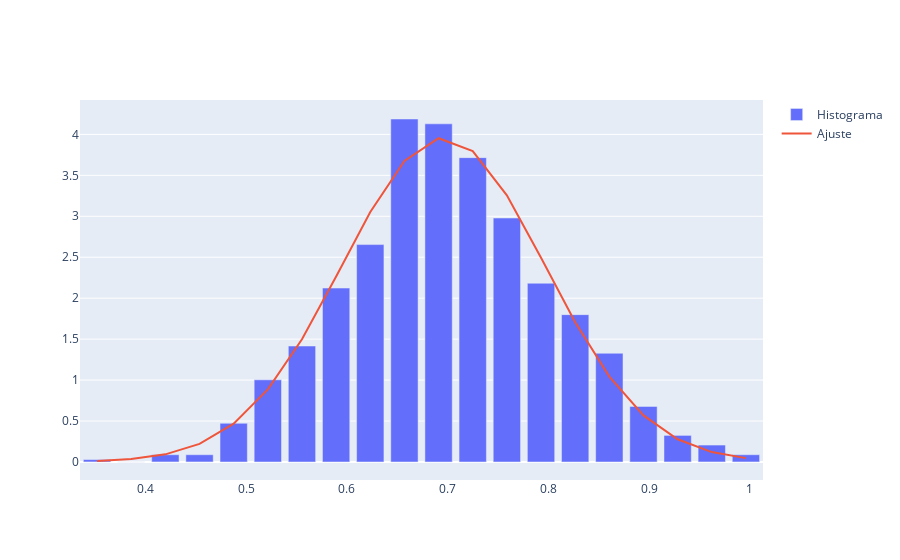

Source (notebook cell):
### Markdown cell above
## Grafico de ajuste con datos

### Code cell
fig = go.Figure()
fig.add_traces(go.Bar(x = new_bins,
                      y = dens_prob,
                      name = 'Histograma'))
fig.add_traces(go.Scatter(x = new_bins,
                          y = gauss(new_bins,popt[0],popt[1]), # Explico abajo que hago aca
                          name = 'Ajuste'))

### Figure 1 — Plotly figure (JSON) as saved in the notebook; plotly's stock layout.template omitted (floating-point values rounded to 4 significant figures)
{"data": [{"name": "Histograma", "type": "bar", "x": [0.352, 0.3859, 0.4198, 0.4537, 0.4876, 0.5215, 0.5554, 0.5893, 0.6232, 0.6571, 0.691, 0.725, 0.7589, 0.7928, 0.8267, 0.8606, 0.8945, 0.9284, 0.9623, 0.9962], "y": [0.02949, 0, 0.08848, 0.08848, 0.4719, 1.003, 1.416, 2.123, 2.654, 4.188, 4.129, 3.716, 2.979, 2.182, 1.799, 1.327, 0.6783, 0.3244, 0.2064, 0.08848]}, {"name": "Ajuste", "type": "scatter", "x": [0.352, 0.3859, 0.4198, 0.4537, 0.4876, 0.5215, 0.5554, 0.5893, 0.6232, 0.6571, 0.691, 0.725, 0.7589, 0.7928, 0.8267, 0.8606, 0.8945, 0.9284, 0.9623, 0.9962], "y": [0.01175, 0.03498, 0.09299, 0.2208, 0.4682, 0.8864, 1.499, 2.263, 3.052, 3.676, 3.953, 3.796, 3.256, 2.494, 1.706, 1.042, 0.5683, 0.2768, 0.1204, 0.04678]}], "layout": {}}
